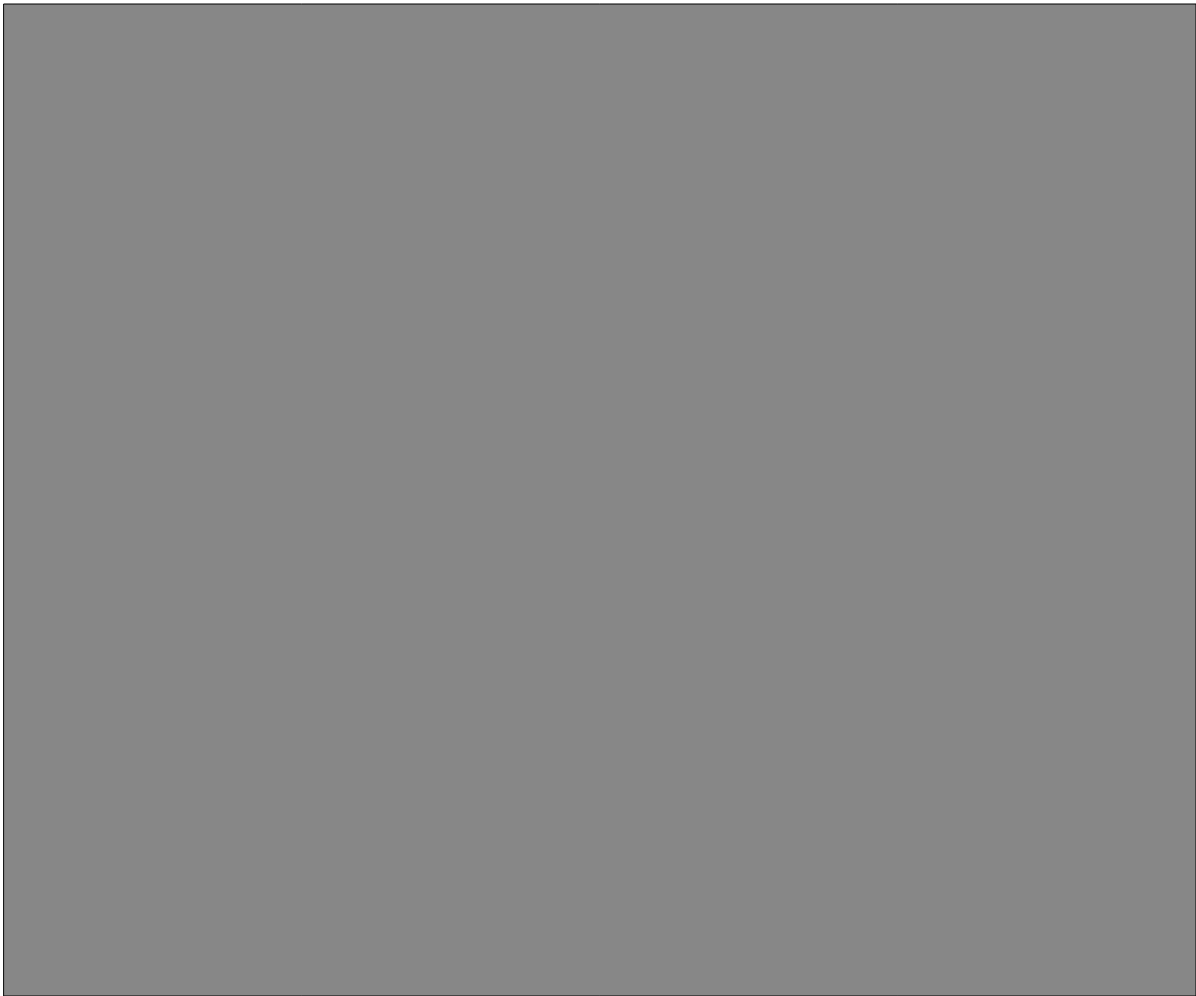
Frame 1 (no input)
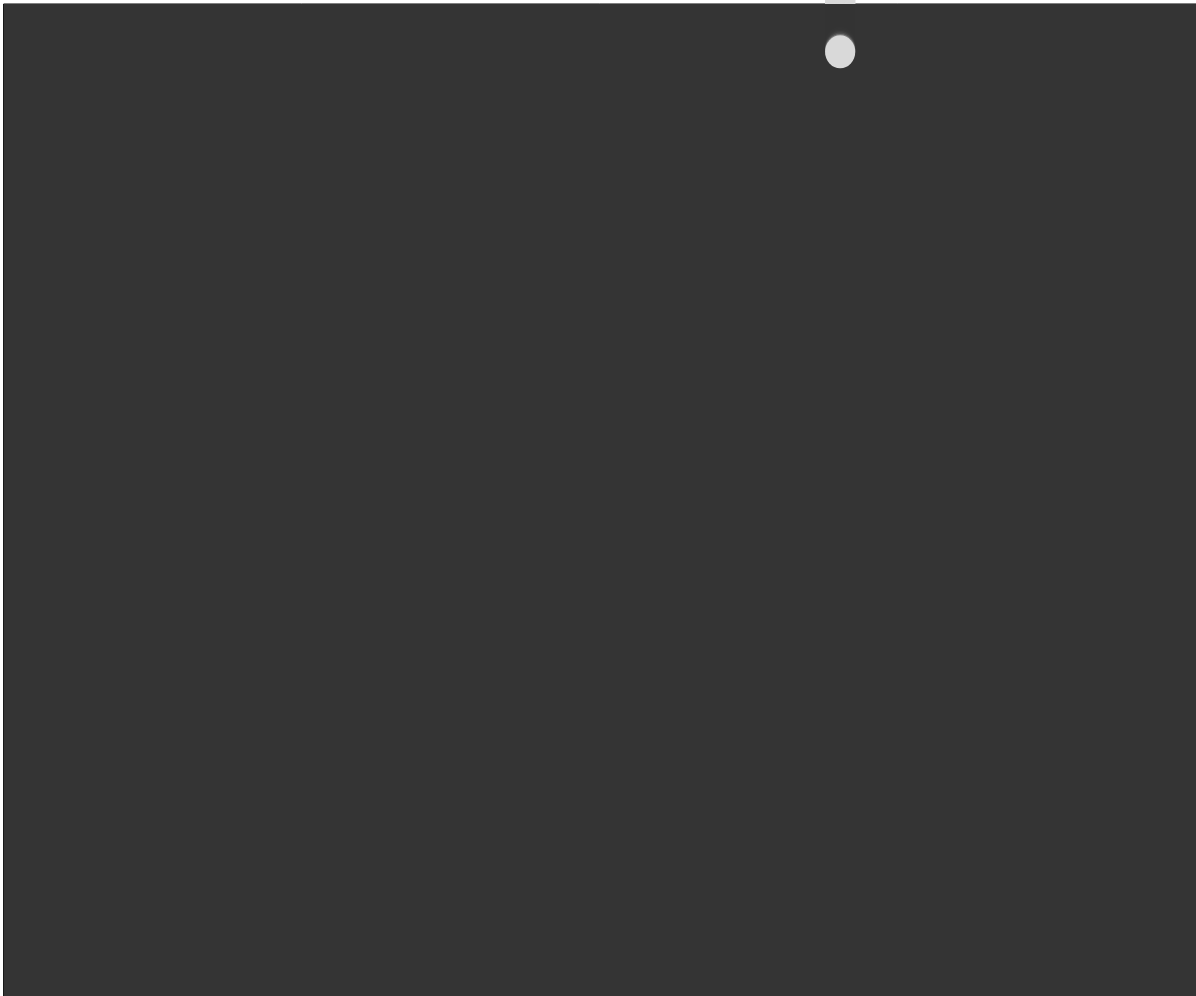
Frame 60 (no input)
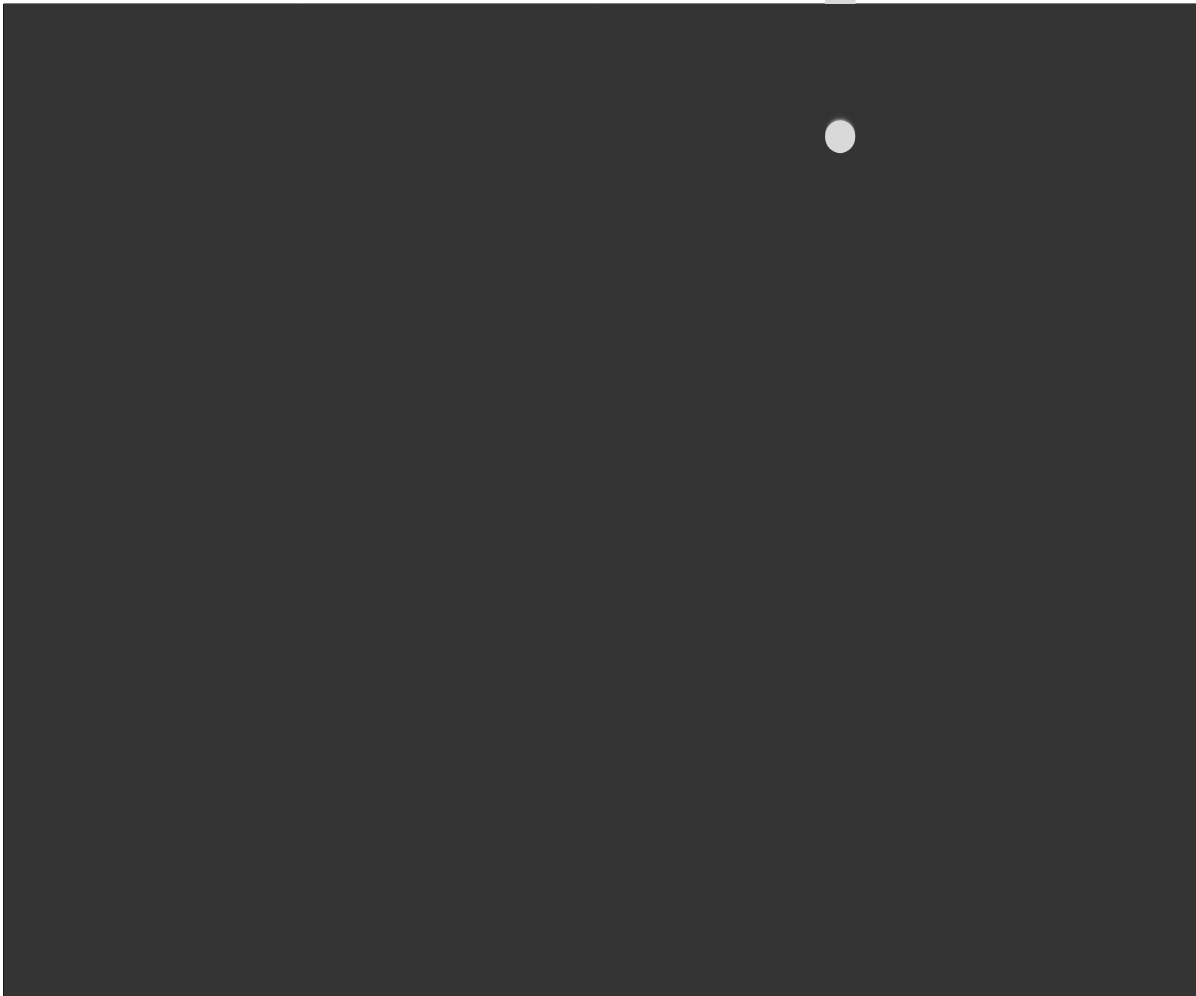
Frame 120 (the mouse pressed at the canvas centre since frame 60)

The p5.js sketch that drew these frames (run headless with seeded random() and noise() and a simulated clock; from frame 60 on, the mouse is pressed at the canvas centre):

// p5.js sketch
// ── sketch.js
let drop = [];
let splash = [],
	NUM_SPLASH = 3;

function setup() {
	createCanvas(window.innerWidth - 4, window.innerHeight - 4);
	for (let i = 0; i < 1; i++) {
		let d = new Drop(random(33, width - 33), -33, random(1.0, 3.0), 33);
		drop.push(d);
	}
}

function draw() {
	fill(51, 150);
	rect(4, 4, width - 4, height - 4);

	for (let i = 0; i < drop.length; i++) {
		drop[i].run();
	}

	for (let i = 0; i < drop.length; i++) {
		if (drop[i].isDead) {
			for (let j = 0; j < 13; j++) {
				let s = new Splash(drop[i].pos.x, drop[i].pos.y, random(-sin(1) * 3, sin(1) * 3), random(-7, -3), 33);
				splash.push(s);
			}
			for (let k = 0; k < splash.length; k++) {
				splash[k].run(drop[i].pos.x, drop[i].pos.y);
			}
		}
	}

	if (drop.length <= 0) {
		for (let i = 0; i < 1; i++) {
			let d = new Drop(random(33, width - 33), -33, random(1.0, 3.0), 33);
			drop.push(d);
		}
	}
}

// function mousePressed() {
// 	for (let i = 0; i < NUM_SPLASH; i++) {
// 		let drop = new Splash(mouseX, mouseY, random(-sin(1), sin(1)), random(-7, -3), 33);
// 		splash.push(drop);
// 	}
// }

class Splash {
	constructor(_x, _y, _vx, _vy, _r) {
		this.pos = createVector(_x, _y);
		this.vel = createVector(_vx, _vy);
		this.acc = createVector();
		this.r = _r;
		this.lifespan = this.r;
		this.isDead = false;
	}

	update(_x, _y) {
		this.vel.add(this.acc);
		this.pos.add(this.vel);
		this.lifespan -= 1;
		this.r = this.lifespan;
	}
	display() {
		noStroke();
		fill(217, this.lifespan * 2);
		ellipse(this.pos.x, this.pos.y, this.r);
	}

	splashLife() {
		if (this.lifespan <= 0) {
			this.isDead = true;
		} else {
			this.isDead = false;
		}
	}

	destroySplash() {
		if (this.isDead) {
			splash.splice(0, 1);
		}
	}

	run(_x, _y) {
		this.update();
		this.display(_x, _y);
		this.splashLife();
		this.destroySplash();
	}
}

class Drop {
	constructor(_x, _y, _vy, _r) {
		this.pos = createVector(_x, _y);
		this.vel = createVector(0, _vy);
		this.acc = createVector();
		this.r = _r;
		this.isDead = false;
	}

	update() {
		this.vel.add(this.acc);
		this.pos.add(this.vel);
	}

	display() {
		noStroke();
		fill(217);
		ellipse(this.pos.x, this.pos.y, this.r - (this.vel.y * 2), this.r);
	}

	splashZone() {
		if (this.pos.y >= random(height * 0.3, height * 0.4) && this.pos.y <= height * 0.7) {
			this.isDead = true;
		}
	}

	dead() {
		if (this.pos.y >= height + 333) {
			drop.splice(0, 1);
		}
	}

	run() {
		this.update();
		this.display();
		this.splashZone();
		this.dead();
	}
}
